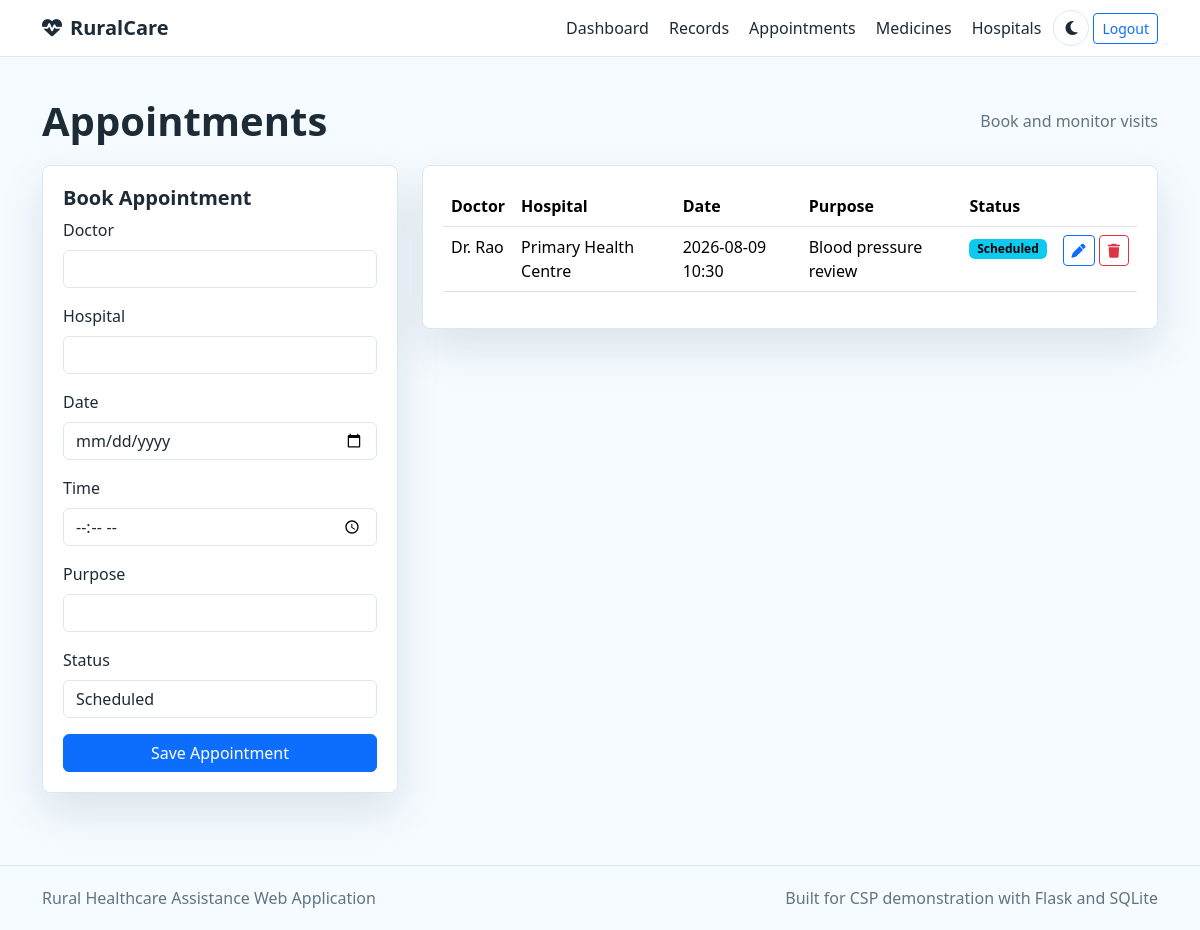
/user/appointments (signed in), run on the app's committed database.
### models.py (models this page shows)
class Appointment(db.Model):
    id = db.Column(db.Integer, primary_key=True)
    user_id = db.Column(db.Integer, db.ForeignKey("user.id"), nullable=False)
    doctor = db.Column(db.String(120), nullable=False)
    hospital = db.Column(db.String(160), nullable=False)
    date = db.Column(db.Date, nullable=False)
    time = db.Column(db.Time, nullable=False, default=time(9, 0))
    purpose = db.Column(db.String(200), nullable=False)
    status = db.Column(db.String(40), default="Scheduled")

### routes/user.py (the view, shortened to what this page needs)
@user_bp.route("/appointments", methods=["GET", "POST"])
@login_required
def appointments():
    form = AppointmentForm()
    appointments = Appointment.query.filter_by(user_id=current_user.id).order_by(Appointment.date.desc()).all()
    return render_template("appointments.html", form=form, appointments=appointments)

### forms.py
class AppointmentForm(FlaskForm):
    doctor = StringField("Doctor", validators=[DataRequired(), Length(max=120)])
    hospital = StringField("Hospital", validators=[DataRequired(), Length(max=160)])
    date = DateField("Date", validators=[DataRequired()])
    time = TimeField("Time", validators=[DataRequired()])
    purpose = StringField("Purpose", validators=[DataRequired(), Length(max=200)])
    status = SelectField("Status", choices=[("Scheduled", "Scheduled"), ("Completed", "Completed"), ("Cancelled", "Cancelled")])
    submit = SubmitField("Save Appointment")

### models.py (called while the page is built)
@login_manager.user_loader
def load_user(user_id):
    return User.query.get(int(user_id))

### templates/appointments.html
{% extends "base.html" %}
{% block content %}
<section class="container py-4">
  <div class="page-head"><h1>Appointments</h1><span>Book and monitor visits</span></div>
  <div class="row g-4">
    <div class="col-lg-4"><form method="post" class="panel"><h2>{{ "Edit Appointment" if editing is defined else "Book Appointment" }}</h2>{{ form.hidden_tag() }}{% for field in [form.doctor, form.hospital, form.date, form.time, form.purpose, form.status] %}<div class="mb-3">{{ field.label(class="form-label") }}{{ field(class="form-control") }}</div>{% endfor %}{{ form.submit(class="btn btn-primary w-100") }}</form></div>
    <div class="col-lg-8"><div class="panel table-responsive"><table class="table"><thead><tr><th>Doctor</th><th>Hospital</th><th>Date</th><th>Purpose</th><th>Status</th><th></th></tr></thead><tbody>
      {% for appt in appointments %}<tr><td>{{ appt.doctor }}</td><td>{{ appt.hospital }}</td><td>{{ appt.date }} {{ appt.time.strftime("%H:%M") }}</td><td>{{ appt.purpose }}</td><td><span class="badge text-bg-info">{{ appt.status }}</span></td><td class="text-nowrap"><a class="btn btn-sm btn-outline-primary" href="{{ url_for('user.edit_appointment', appointment_id=appt.id) }}"><i class="fa-solid fa-pen"></i></a> <form class="d-inline" method="post" action="{{ url_for('user.delete_appointment', appointment_id=appt.id) }}">{{ form.csrf_token }}<button class="btn btn-sm btn-outline-danger"><i class="fa-solid fa-trash"></i></button></form></td></tr>{% else %}<tr><td colspan="6" class="text-muted">No appointments.</td></tr>{% endfor %}
    </tbody></table></div></div>
  </div>
</section>
{% endblock %}

### static/css/style.css (style rules this page uses)
:root { --bg: #f6fbff; --panel: #ffffff; --text: #1d2b36; --muted: #627382; --primary: #0b77c5; --primary-dark: #07558e; --success: #18a058; --line: #dbe8f2; --shadow: 0 18px 45px rgba(20, 57, 85, 0.12); }
body { background: var(--bg); color: var(--text); font-family: "Segoe UI", system-ui, sans-serif; }
.panel, .feature-card { background: var(--panel); border: 1px solid var(--line); border-radius: 8px; box-shadow: var(--shadow); padding: 1.25rem; }
.feature-card h3, .panel h2 { font-size: 1.25rem; font-weight: 750; }
.page-head { display: flex; justify-content: space-between; gap: 1rem; align-items: center; margin-bottom: 1.25rem; }
.page-head h1 { font-weight: 800; margin: 0; }
.page-head span { color: var(--muted); }
.table { color: var(--text); }
.form-control, .form-select { background: var(--panel); color: var(--text); border-color: var(--line); }

### data on the page
Appointment: doctor "Dr. Rao", hospital "Primary Health Centre", date "2026-08-09", time "10:30", purpose "Blood pressure review", status "Scheduled"

### other printed values
{{ "Edit Appointment" if editing is defined else "Book Appointment" }} "Book Appointment"
{{ field.label(class="form-label") }} "Doctor" "Hospital" "Date" "Time" "Purpose" "Status"
